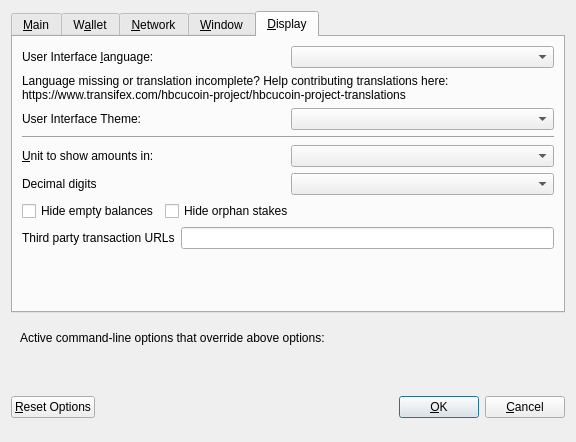
<?xml version="1.0" encoding="UTF-8"?>
<ui version="4.0">
 <class>OptionsDialog</class>
 <widget class="QDialog" name="OptionsDialog">
  <property name="geometry">
   <rect>
    <x>0</x>
    <y>0</y>
    <width>576</width>
    <height>442</height>
   </rect>
  </property>
  <property name="windowTitle">
   <string>Options</string>
  </property>
  <property name="modal">
   <bool>true</bool>
  </property>
  <layout class="QVBoxLayout" name="verticalLayout">
   <item>
    <widget class="QTabWidget" name="tabWidget">
     <property name="currentIndex">
      <number>4</number>
     </property>
     <widget class="QWidget" name="tabMain">
      <attribute name="title">
       <string>&amp;Main</string>
      </attribute>
      <layout class="QVBoxLayout" name="verticalLayout_Main">
       <item>
        <widget class="QCheckBox" name="bitcoinAtStartup">
         <property name="toolTip">
          <string>Automatically start hbcucoin after logging in to the system.</string>
         </property>
         <property name="text">
          <string>&amp;Start hbcucoin on system login</string>
         </property>
        </widget>
       </item>
       <item>
        <layout class="QHBoxLayout" name="horizontalLayout_2_Main">
         <item>
          <widget class="QLabel" name="databaseCacheLabel">
           <property name="text">
            <string>Size of &amp;database cache</string>
           </property>
           <property name="textFormat">
            <enum>Qt::PlainText</enum>
           </property>
           <property name="buddy">
            <cstring>databaseCache</cstring>
           </property>
          </widget>
         </item>
         <item>
          <widget class="QSpinBox" name="databaseCache"/>
         </item>
         <item>
          <widget class="QLabel" name="databaseCacheUnitLabel">
           <property name="text">
            <string>MB</string>
           </property>
           <property name="textFormat">
            <enum>Qt::PlainText</enum>
           </property>
          </widget>
         </item>
         <item>
          <spacer name="horizontalSpacer_2_Main">
           <property name="orientation">
            <enum>Qt::Horizontal</enum>
           </property>
           <property name="sizeHint" stdset="0">
            <size>
             <width>40</width>
             <height>20</height>
            </size>
           </property>
          </spacer>
         </item>
        </layout>
       </item>
       <item>
        <layout class="QHBoxLayout" name="horizontalLayout_3_Main">
         <item>
          <widget class="QLabel" name="threadsScriptVerifLabel">
           <property name="text">
            <string>Number of script &amp;verification threads</string>
           </property>
           <property name="textFormat">
            <enum>Qt::PlainText</enum>
           </property>
           <property name="buddy">
            <cstring>threadsScriptVerif</cstring>
           </property>
          </widget>
         </item>
         <item>
          <widget class="QSpinBox" name="threadsScriptVerif">
           <property name="toolTip">
            <string>(0 = auto, &lt;0 = leave that many cores free)</string>
           </property>
          </widget>
         </item>
         <item>
          <spacer name="horizontalSpacer_3_Main">
           <property name="orientation">
            <enum>Qt::Horizontal</enum>
           </property>
           <property name="sizeHint" stdset="0">
            <size>
             <width>40</width>
             <height>20</height>
            </size>
           </property>
          </spacer>
         </item>
        </layout>
       </item>
       <item>
        <spacer name="verticalSpacer_2">
         <property name="orientation">
          <enum>Qt::Vertical</enum>
         </property>
         <property name="sizeHint" stdset="0">
          <size>
           <width>20</width>
           <height>40</height>
          </size>
         </property>
        </spacer>
       </item>
       <!--
       <item>
        <widget class="QCheckBox" name="checkBoxZeromintEnable">
         <property name="toolTip">
          <string>Enable automatic minting of hbcucoin units to zECA</string>
         </property>
         <property name="layoutDirection">
          <enum>Qt::LeftToRight</enum>
         </property>
         <property name="text">
          <string>Enable zECA Automint</string>
         </property>
        </widget>
       </item>
       <item>
        <layout class="QHBoxLayout" name="horizontalLayout_3">
         <item>
          <widget class="QLabel" name="percentage_label">
           <property name="toolTip">
            <string>Percentage of incoming hbcucoin which get automatically converted to zECA via Zerocoin Protocol (min: 10%)</string>
           </property>
           <property name="text">
            <string>Percentage of autominted zECA</string>
           </property>
          </widget>
         </item>
         <item>
          <widget class="QSpinBox" name="zeromintPercentage">
           <property name="minimum">
            <number>1</number>
           </property>
           <property name="maximum">
            <number>100</number>
           </property>
          </widget>
         </item>
        </layout>
       </item>
       <item>
        <layout class="QHBoxLayout" name="horizontalLayout" stretch="0,0">
         <property name="sizeConstraint">
          <enum>QLayout::SetFixedSize</enum>
         </property>
         <item>
          <widget class="QLabel" name="labelPreferredDenom">
           <property name="maximumSize">
            <size>
             <width>16777215</width>
             <height>16777215</height>
            </size>
           </property>
           <property name="toolTip">
            <string>Wait with automatic conversion to Zerocoin until enough hbcucoin for this denomination is available</string>
           </property>
           <property name="text">
            <string>Preferred Automint zECA Denomination</string>
           </property>
          </widget>
         </item>
         <item>
          <widget class="QComboBox" name="preferredDenom">
           <property name="maximumSize">
            <size>
             <width>16777215</width>
             <height>27</height>
            </size>
           </property>
           <property name="toolTip">
            <string>Wait with automatic conversion to Zerocoin until enough hbcucoin for this denomination is available</string>
           </property>
           <property name="maxVisibleItems">
            <number>9</number>
           </property>
           <property name="maxCount">
            <number>9</number>
           </property>
          </widget>
         </item>
        </layout>
       </item>
      -->
      </layout>
     </widget>
     <widget class="QWidget" name="tabWallet">
      <attribute name="title">
       <string>W&amp;allet</string>
      </attribute>
      <layout class="QVBoxLayout" name="verticalLayout_Wallet">
       <item>
        <layout class="QHBoxLayout" name="horizontalLayout_2_Wallet">
         <item>
          <widget class="QLabel" name="labelStakeSplitThresholdText">
           <property name="text">
            <string>Stake split threshold:</string>
           </property>
          </widget>
         </item>
         <item>
          <widget class="QSpinBox" name="spinBoxStakeSplitThreshold">
           <property name="minimum">
            <number>0</number>
           </property>
           <property name="maximum">
            <number>9999999</number>
           </property>
          </widget>
         </item>
        </layout>
       </item>
       <item>
        <widget class="QGroupBox" name="groupBox">
         <property name="title">
          <string>Expert</string>
         </property>
         <layout class="QVBoxLayout" name="verticalLayout_2">
          <item>
           <widget class="QCheckBox" name="coinControlFeatures">
            <property name="toolTip">
             <string>Whether to show coin control features or not.</string>
            </property>
            <property name="text">
             <string>Enable coin &amp;control features</string>
            </property>
           </widget>
          </item>
          <!--
          <item>
           <widget class="QCheckBox" name="showMasternodesTab">
            <property name="toolTip">
             <string>Show additional tab listing all your masternodes in first sub-tab&lt;br/&gt;and all masternodes on the network in second sub-tab.</string>
            </property>
            <property name="text">
             <string>Show Masternodes Tab</string>
            </property>
           </widget>
          </item>
          -->
          <item>
           <widget class="QCheckBox" name="spendZeroConfChange">
            <property name="toolTip">
             <string>If you disable the spending of unconfirmed change, the change from a transaction&lt;br/&gt;cannot be used until that transaction has at least one confirmation.&lt;br/&gt;This also affects how your balance is computed.</string>
            </property>
            <property name="text">
             <string>&amp;Spend unconfirmed change</string>
            </property>
           </widget>
          </item>
         </layout>
        </widget>
       </item>
       <item>
        <spacer name="verticalSpacer_Wallet">
         <property name="orientation">
          <enum>Qt::Vertical</enum>
         </property>
         <property name="sizeHint" stdset="0">
          <size>
           <width>20</width>
           <height>40</height>
          </size>
         </property>
        </spacer>
       </item>
      </layout>
     </widget>
     <widget class="QWidget" name="tabNetwork">
      <attribute name="title">
       <string>&amp;Network</string>
      </attribute>
      <layout class="QVBoxLayout" name="verticalLayout_Network">
       <item>
        <widget class="QCheckBox" name="mapPortUpnp">
         <property name="toolTip">
          <string>Automatically open the hbcucoin client port on the router. This only works when your router supports UPnP and it is enabled.</string>
         </property>
         <property name="text">
          <string>Map port using &amp;UPnP</string>
         </property>
        </widget>
       </item>
       <item>
        <widget class="QCheckBox" name="allowIncoming">
         <property name="toolTip">
          <string>Accept connections from outside</string>
         </property>
         <property name="text">
          <string>Allow incoming connections</string>
         </property>
        </widget>
       </item>
       <item>
        <widget class="QCheckBox" name="connectSocks">
         <property name="toolTip">
          <string>Connect to the hbcucoin network through a SOCKS5 proxy.</string>
         </property>
         <property name="text">
          <string>&amp;Connect through SOCKS5 proxy (default proxy):</string>
         </property>
        </widget>
       </item>
       <item>
        <layout class="QHBoxLayout" name="horizontalLayout_1_Network">
         <item>
          <widget class="QLabel" name="proxyIpLabel">
           <property name="text">
            <string>Proxy &amp;IP:</string>
           </property>
           <property name="textFormat">
            <enum>Qt::PlainText</enum>
           </property>
           <property name="buddy">
            <cstring>proxyIp</cstring>
           </property>
          </widget>
         </item>
         <item>
          <widget class="QValidatedLineEdit" name="proxyIp">
           <property name="minimumSize">
            <size>
             <width>140</width>
             <height>0</height>
            </size>
           </property>
           <property name="maximumSize">
            <size>
             <width>140</width>
             <height>16777215</height>
            </size>
           </property>
           <property name="toolTip">
            <string>IP address of the proxy (e.g. IPv4: 127.0.0.1 / IPv6: ::1)</string>
           </property>
          </widget>
         </item>
         <item>
          <widget class="QLabel" name="proxyPortLabel">
           <property name="text">
            <string>&amp;Port:</string>
           </property>
           <property name="textFormat">
            <enum>Qt::PlainText</enum>
           </property>
           <property name="buddy">
            <cstring>proxyPort</cstring>
           </property>
          </widget>
         </item>
         <item>
          <widget class="QLineEdit" name="proxyPort">
           <property name="minimumSize">
            <size>
             <width>55</width>
             <height>0</height>
            </size>
           </property>
           <property name="maximumSize">
            <size>
             <width>55</width>
             <height>16777215</height>
            </size>
           </property>
           <property name="toolTip">
            <string>Port of the proxy (e.g. 9050)</string>
           </property>
          </widget>
         </item>
         <item>
          <spacer name="horizontalSpacer_1_Network">
           <property name="orientation">
            <enum>Qt::Horizontal</enum>
           </property>
           <property name="sizeHint" stdset="0">
            <size>
             <width>40</width>
             <height>20</height>
            </size>
           </property>
          </spacer>
         </item>
        </layout>
       </item>
       <item>
        <spacer name="verticalSpacer_Network">
         <property name="orientation">
          <enum>Qt::Vertical</enum>
         </property>
         <property name="sizeHint" stdset="0">
          <size>
           <width>20</width>
           <height>40</height>
          </size>
         </property>
        </spacer>
       </item>
      </layout>
     </widget>
     <widget class="QWidget" name="tabWindow">
      <attribute name="title">
       <string>&amp;Window</string>
      </attribute>
      <layout class="QVBoxLayout" name="verticalLayout_Window">
       <item>
        <widget class="QCheckBox" name="minimizeToTray">
         <property name="toolTip">
          <string>Show only a tray icon after minimizing the window.</string>
         </property>
         <property name="text">
          <string>&amp;Minimize to the tray instead of the taskbar</string>
         </property>
        </widget>
       </item>
       <item>
        <widget class="QCheckBox" name="minimizeOnClose">
         <property name="toolTip">
          <string>Minimize instead of exit the application when the window is closed. When this option is enabled, the application will be closed only after selecting Quit in the menu.</string>
         </property>
         <property name="text">
          <string>M&amp;inimize on close</string>
         </property>
        </widget>
       </item>
       <item>
        <spacer name="verticalSpacer_Window">
         <property name="orientation">
          <enum>Qt::Vertical</enum>
         </property>
         <property name="sizeHint" stdset="0">
          <size>
           <width>20</width>
           <height>40</height>
          </size>
         </property>
        </spacer>
       </item>
      </layout>
     </widget>
     <widget class="QWidget" name="tabDisplay">
      <attribute name="title">
       <string>&amp;Display</string>
      </attribute>
      <layout class="QVBoxLayout" name="verticalLayout_Display">
       <item>
        <layout class="QHBoxLayout" name="horizontalLayout_1_Display">
         <item>
          <widget class="QLabel" name="langLabel">
           <property name="text">
            <string>User Interface &amp;language:</string>
           </property>
           <property name="textFormat">
            <enum>Qt::PlainText</enum>
           </property>
           <property name="buddy">
            <cstring>lang</cstring>
           </property>
          </widget>
         </item>
         <item>
          <widget class="QValueComboBox" name="lang">
           <property name="toolTip">
            <string>The user interface language can be set here. This setting will take effect after restarting hbcucoin.</string>
           </property>
          </widget>
         </item>
        </layout>
       </item>
       <item>
        <widget class="QLabel" name="label_3">
         <property name="toolTip">
          <string notr="true"/>
         </property>
         <property name="statusTip">
          <string notr="true"/>
         </property>
         <property name="whatsThis">
          <string notr="true"/>
         </property>
         <property name="accessibleName">
          <string notr="true"/>
         </property>
         <property name="text">
          <string>Language missing or translation incomplete? Help contributing translations here:
https://www.transifex.com/hbcucoin-project/hbcucoin-project-translations</string>
         </property>
         <property name="wordWrap">
          <bool>true</bool>
         </property>
         <property name="openExternalLinks">
          <bool>true</bool>
         </property>
         <property name="textInteractionFlags">
          <set>Qt::TextBrowserInteraction</set>
         </property>
        </widget>
       </item>
       <item>
        <layout class="QHBoxLayout" name="horizontalLayout_2_Display" stretch="0,0">
         <item>
          <widget class="QLabel" name="themeLabel">
           <property name="text">
            <string>User Interface Theme:</string>
           </property>
          </widget>
         </item>
         <item>
          <widget class="QValueComboBox" name="theme"/>
         </item>
        </layout>
       </item>
       <item>
        <widget class="Line" name="line">
         <property name="orientation">
          <enum>Qt::Horizontal</enum>
         </property>
        </widget>
       </item>
       <item>
        <layout class="QHBoxLayout" name="horizontalLayout_3_Display">
         <item>
          <widget class="QLabel" name="unitLabel">
           <property name="text">
            <string>&amp;Unit to show amounts in:</string>
           </property>
           <property name="textFormat">
            <enum>Qt::PlainText</enum>
           </property>
           <property name="buddy">
            <cstring>unit</cstring>
           </property>
          </widget>
         </item>
         <item>
          <widget class="QValueComboBox" name="unit">
           <property name="toolTip">
            <string>Choose the default subdivision unit to show in the interface and when sending coins.</string>
           </property>
          </widget>
         </item>
        </layout>
       </item>
       <item>
        <layout class="QHBoxLayout" name="horizontalLayout_4_Display">
         <item>
          <widget class="QLabel" name="digitsLabel">
           <property name="text">
            <string>Decimal digits</string>
           </property>
          </widget>
         </item>
         <item>
          <widget class="QValueComboBox" name="digits"/>
         </item>
        </layout>
       </item>
       <item>
        <layout class="QHBoxLayout" name="horizontalLayout_5_Display">
         <item>
          <widget class="QCheckBox" name="checkBoxHideZeroBalances">
           <property name="toolTip">
            <string>Hide empty balances</string>
           </property>
           <property name="layoutDirection">
            <enum>Qt::LeftToRight</enum>
           </property>
           <property name="text">
            <string>Hide empty balances</string>
           </property>
          </widget>
         </item>
         <item>
          <widget class="QCheckBox" name="checkBoxHideOrphans">
           <property name="toolTip">
            <string>Hide orphan stakes in transaction lists</string>
           </property>
           <property name="text">
            <string>Hide orphan stakes</string>
           </property>
          </widget>
         </item>
         <item>
          <spacer name="horizontalSpacer">
           <property name="orientation">
            <enum>Qt::Horizontal</enum>
           </property>
           <property name="sizeHint" stdset="0">
            <size>
             <width>40</width>
             <height>20</height>
            </size>
           </property>
          </spacer>
         </item>
        </layout>
       </item>
       <item>
        <layout class="QHBoxLayout" name="horizontalLayout_6_Display">
         <item>
          <widget class="QLabel" name="thirdPartyTxUrlsLabel">
           <property name="toolTip">
            <string>Third party URLs (e.g. a block explorer) that appear in the transactions tab as context menu items. %s in the URL is replaced by transaction hash. Multiple URLs are separated by vertical bar |.</string>
           </property>
           <property name="text">
            <string>Third party transaction URLs</string>
           </property>
           <property name="buddy">
            <cstring>thirdPartyTxUrls</cstring>
           </property>
          </widget>
         </item>
         <item>
          <widget class="QLineEdit" name="thirdPartyTxUrls">
           <property name="toolTip">
            <string>Third party URLs (e.g. a block explorer) that appear in the transactions tab as context menu items. %s in the URL is replaced by transaction hash. Multiple URLs are separated by vertical bar |.</string>
           </property>
          </widget>
         </item>
        </layout>
       </item>
       <item>
        <spacer name="verticalSpacer">
         <property name="orientation">
          <enum>Qt::Vertical</enum>
         </property>
         <property name="sizeHint" stdset="0">
          <size>
           <width>20</width>
           <height>40</height>
          </size>
         </property>
        </spacer>
       </item>
      </layout>
     </widget>
    </widget>
   </item>
   <item>
    <widget class="QFrame" name="frame">
     <layout class="QVBoxLayout" name="verticalLayout_Bottom">
      <item>
       <layout class="QHBoxLayout" name="horizontalLayout_Bottom">
        <item>
         <widget class="QLabel" name="overriddenByCommandLineInfoLabel">
          <property name="text">
           <string>Active command-line options that override above options:</string>
          </property>
          <property name="textFormat">
           <enum>Qt::PlainText</enum>
          </property>
         </widget>
        </item>
        <item>
         <spacer name="horizontalSpacer_Bottom">
          <property name="orientation">
           <enum>Qt::Horizontal</enum>
          </property>
          <property name="sizeHint" stdset="0">
           <size>
            <width>40</width>
            <height>20</height>
           </size>
          </property>
         </spacer>
        </item>
       </layout>
      </item>
      <item>
       <widget class="QLabel" name="overriddenByCommandLineLabel">
        <property name="text">
         <string/>
        </property>
        <property name="textFormat">
         <enum>Qt::PlainText</enum>
        </property>
        <property name="wordWrap">
         <bool>true</bool>
        </property>
       </widget>
      </item>
     </layout>
    </widget>
   </item>
   <item>
    <layout class="QHBoxLayout" name="horizontalLayout_Buttons">
     <item>
      <widget class="QPushButton" name="resetButton">
       <property name="toolTip">
        <string>Reset all client options to default.</string>
       </property>
       <property name="text">
        <string>&amp;Reset Options</string>
       </property>
       <property name="autoDefault">
        <bool>false</bool>
       </property>
      </widget>
     </item>
     <item>
      <spacer name="horizontalSpacer_1">
       <property name="orientation">
        <enum>Qt::Horizontal</enum>
       </property>
       <property name="sizeHint" stdset="0">
        <size>
         <width>40</width>
         <height>48</height>
        </size>
       </property>
      </spacer>
     </item>
     <item>
      <widget class="QLabel" name="statusLabel">
       <property name="minimumSize">
        <size>
         <width>200</width>
         <height>0</height>
        </size>
       </property>
       <property name="font">
        <font>
         <weight>75</weight>
         <bold>true</bold>
        </font>
       </property>
       <property name="text">
        <string/>
       </property>
       <property name="textFormat">
        <enum>Qt::PlainText</enum>
       </property>
       <property name="wordWrap">
        <bool>true</bool>
       </property>
      </widget>
     </item>
     <item>
      <spacer name="horizontalSpacer_2">
       <property name="orientation">
        <enum>Qt::Horizontal</enum>
       </property>
       <property name="sizeHint" stdset="0">
        <size>
         <width>40</width>
         <height>48</height>
        </size>
       </property>
      </spacer>
     </item>
     <item>
      <widget class="QPushButton" name="okButton">
       <property name="text">
        <string>&amp;OK</string>
       </property>
       <property name="autoDefault">
        <bool>false</bool>
       </property>
       <property name="default">
        <bool>true</bool>
       </property>
      </widget>
     </item>
     <item>
      <widget class="QPushButton" name="cancelButton">
       <property name="text">
        <string>&amp;Cancel</string>
       </property>
       <property name="autoDefault">
        <bool>false</bool>
       </property>
      </widget>
     </item>
    </layout>
   </item>
  </layout>
 </widget>
 <customwidgets>
  <customwidget>
   <class>QValidatedLineEdit</class>
   <extends>QLineEdit</extends>
   <header>qvalidatedlineedit.h</header>
  </customwidget>
  <customwidget>
   <class>QValueComboBox</class>
   <extends>QComboBox</extends>
   <header>qvaluecombobox.h</header>
  </customwidget>
 </customwidgets>
 <resources/>
 <connections/>
</ui>
